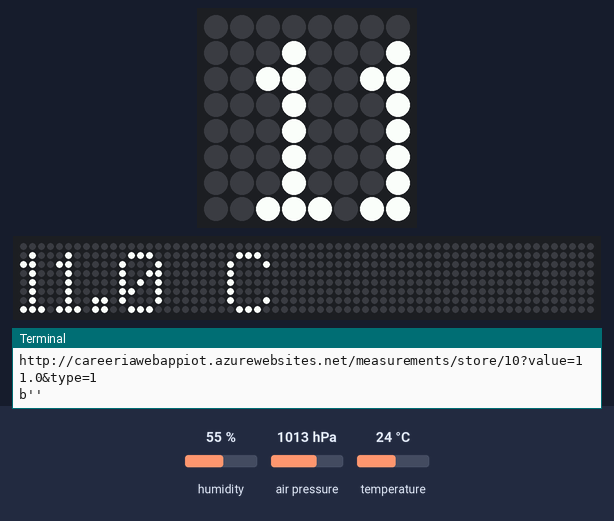
The program below on a simulated Raspberry Pi (BCM pin numbers) with a Sense HAT. On the bench: the Sense HAT's 8×8 RGB LED matrix, a strip that is not on the board, showing the scrolling text unrolled, the last lines printed to the terminal. The inputs (shaded band) are chosen by the test bench; at power-on: humidity 55 %, air pressure 1013 hPa, temperature 24 °C. The 64×8 strip is a reading aid, not a part: it shows the text the matrix is scrolling, unrolled, one strip-width of it at a time; web requests get an empty 200 reply after 0.4 s.

Above: at 1.2 s.
1.3 s: humidity set to 22 %
At 5.2 s:
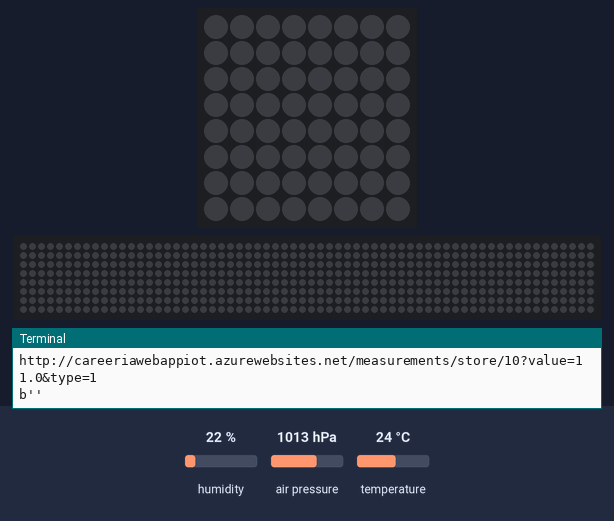
At 9.47 s:
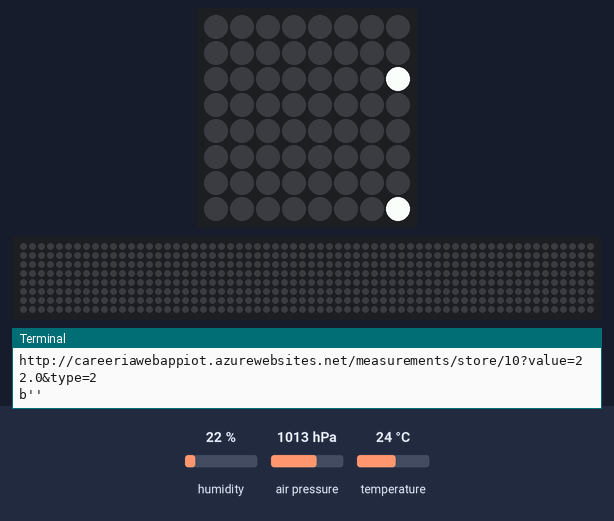
11.0 s: air pressure set to 952 hPa
At 24.25 s:
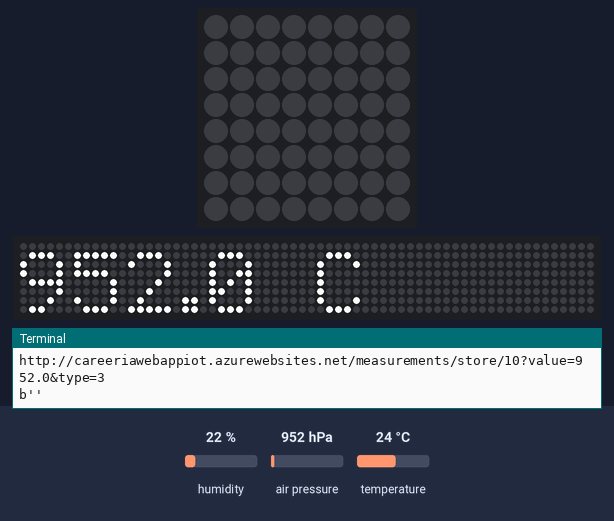

Measured:
- what the display in image 1 shows lasts 4.5 s, from 4.9 s to 9.4 s

The program:

AllSensehatModules.py
```python
from sense_hat import SenseHat
import time
import urllib.request

sense = SenseHat()
deviceid=10

while True:
    type=1
    temp = sense.get_temperature()*0.75 -7
    print("Temp: %s C" % temp)
    url = "http://careeriawebappiot.azurewebsites.net/measurements/store/"+str(deviceid)+"?value="+str(temp)+"&type="+str(type)
    print(url)
    htmlfile = urllib.request.urlopen(url)
    htmltext = htmlfile.read()
    print(htmltext)
    sense.set_rotation(180)
    sense.show_message("%.1f C" % temp, scroll_speed=0.12, text_colour=[255, 255, 255])
    time.sleep(4)

    type=2
    humidity = sense.get_humidity()
    print("humidity: %s C" % humidity)
    url = "http://careeriawebappiot.azurewebsites.net/measurements/store/"+str(deviceid)+"?value="+str(humidity)+"&type="+str(type)
    print(url)
    htmlfile = urllib.request.urlopen(url)
    htmltext = htmlfile.read()
    print(htmltext)
    sense.set_rotation(180)
    sense.show_message("%.1f C" % humidity, scroll_speed=0.12, text_colour=[255, 255, 255])
    time.sleep(4)

    type=3
    pressure = sense.get_pressure()
    print("pressure: %s C" % pressure)
    url = "http://careeriawebappiot.azurewebsites.net/measurements/store/"+str(deviceid)+"?value="+str(pressure)+"&type="+str(type)
    print(url)
    htmlfile = urllib.request.urlopen(url)
    htmltext = htmlfile.read()
    print(htmltext)
    sense.set_rotation(180)
    sense.show_message("%.1f C" % pressure, scroll_speed=0.12, text_colour=[255, 255, 255])
    time.sleep(4)

    type=4
    heading = sense.get_compass()
    if heading < 45 or heading > 315:
        suunta = 'N'
    elif heading < 135:
        suunta = 'E'
    elif heading < 225:
        suunta = 'S'
    else:
        suunta = 'W'

    print("heading: %s C" % heading)
    url = "http://careeriawebappiot.azurewebsites.net/measurements/store/"+str(deviceid)+"?value="+str(heading)+"&type="+str(type)
    print(url)
    htmlfile = urllib.request.urlopen(url)
    htmltext = htmlfile.read()
    print(htmltext)
    sense.set_rotation(180)
    sense.show_message("%.1f C" % heading, scroll_speed=0.12, text_colour=[255, 255, 255])
    time.sleep(4)
```
